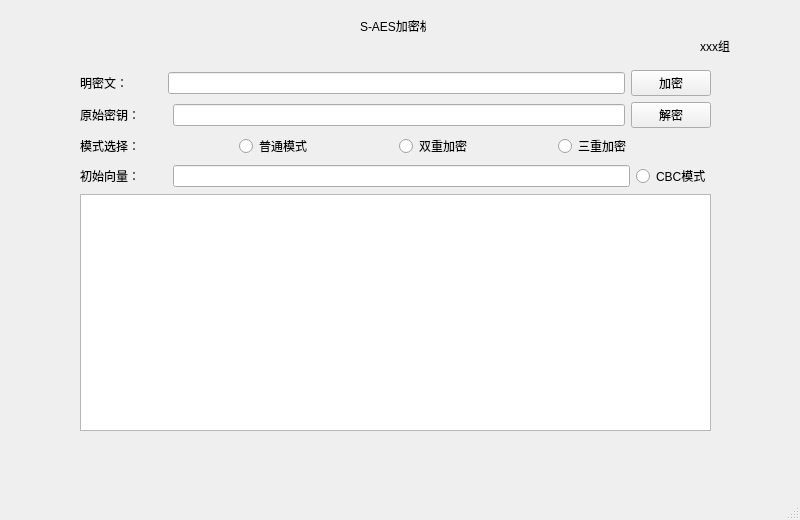
<?xml version="1.0" encoding="UTF-8"?>
<ui version="4.0">
 <class>S_AES</class>
 <widget class="QMainWindow" name="S_AES">
  <property name="geometry">
   <rect>
    <x>0</x>
    <y>0</y>
    <width>800</width>
    <height>520</height>
   </rect>
  </property>
  <property name="focusPolicy">
   <enum>Qt::NoFocus</enum>
  </property>
  <property name="windowTitle">
   <string>S-AES算法</string>
  </property>
  <widget class="QWidget" name="centralwidget">
   <widget class="QLabel" name="SNameLabel">
    <property name="geometry">
     <rect>
      <x>360</x>
      <y>20</y>
      <width>66</width>
      <height>12</height>
     </rect>
    </property>
    <property name="text">
     <string>S-AES加密机</string>
    </property>
    <property name="margin">
     <number>0</number>
    </property>
   </widget>
   <widget class="QLabel" name="GroupName">
    <property name="geometry">
     <rect>
      <x>700</x>
      <y>40</y>
      <width>54</width>
      <height>12</height>
     </rect>
    </property>
    <property name="text">
     <string>xxx组</string>
    </property>
   </widget>
   <widget class="QWidget" name="layoutWidget">
    <property name="geometry">
     <rect>
      <x>80</x>
      <y>70</y>
      <width>631</width>
      <height>361</height>
     </rect>
    </property>
    <layout class="QVBoxLayout" name="verticalLayout">
     <item>
      <layout class="QHBoxLayout" name="horizontalLayout_4">
       <item>
        <widget class="QLabel" name="TextLabel">
         <property name="text">
          <string>明密文：          </string>
         </property>
        </widget>
       </item>
       <item>
        <widget class="QLineEdit" name="TextlineEdit"/>
       </item>
       <item>
        <widget class="QPushButton" name="EncryptButton">
         <property name="text">
          <string>加密</string>
         </property>
        </widget>
       </item>
      </layout>
     </item>
     <item>
      <layout class="QHBoxLayout" name="horizontalLayout_3">
       <item>
        <widget class="QLabel" name="KeyLabel">
         <property name="text">
          <string>原始密钥：        </string>
         </property>
        </widget>
       </item>
       <item>
        <widget class="QLineEdit" name="KeylineEdit"/>
       </item>
       <item>
        <widget class="QPushButton" name="DecrypthButton">
         <property name="text">
          <string>解密</string>
         </property>
        </widget>
       </item>
      </layout>
     </item>
     <item>
      <layout class="QHBoxLayout" name="horizontalLayout_2">
       <item>
        <widget class="QLabel" name="ModelLabel">
         <property name="text">
          <string>模式选择：</string>
         </property>
        </widget>
       </item>
       <item>
        <widget class="QRadioButton" name="radioButton">
         <property name="text">
          <string>普通模式</string>
         </property>
         <property name="checked">
          <bool>false</bool>
         </property>
         <property name="autoExclusive">
          <bool>true</bool>
         </property>
        </widget>
       </item>
       <item>
        <widget class="QRadioButton" name="radioButton_2">
         <property name="text">
          <string>双重加密</string>
         </property>
         <property name="checked">
          <bool>false</bool>
         </property>
        </widget>
       </item>
       <item>
        <widget class="QRadioButton" name="radioButton_3">
         <property name="text">
          <string>三重加密</string>
         </property>
         <property name="checked">
          <bool>false</bool>
         </property>
        </widget>
       </item>
      </layout>
     </item>
     <item>
      <layout class="QHBoxLayout" name="horizontalLayout">
       <item>
        <widget class="QLabel" name="IVLabel">
         <property name="text">
          <string>初始向量：        </string>
         </property>
        </widget>
       </item>
       <item>
        <widget class="QLineEdit" name="IVlineEdit"/>
       </item>
       <item>
        <widget class="QRadioButton" name="radioButton_4">
         <property name="text">
          <string>CBC模式</string>
         </property>
        </widget>
       </item>
      </layout>
     </item>
     <item>
      <widget class="QTextBrowser" name="MessageBrowser"/>
     </item>
    </layout>
   </widget>
  </widget>
  <widget class="QMenuBar" name="menubar">
   <property name="geometry">
    <rect>
     <x>0</x>
     <y>0</y>
     <width>800</width>
     <height>23</height>
    </rect>
   </property>
  </widget>
  <widget class="QStatusBar" name="statusbar"/>
 </widget>
 <resources/>
 <connections/>
</ui>
